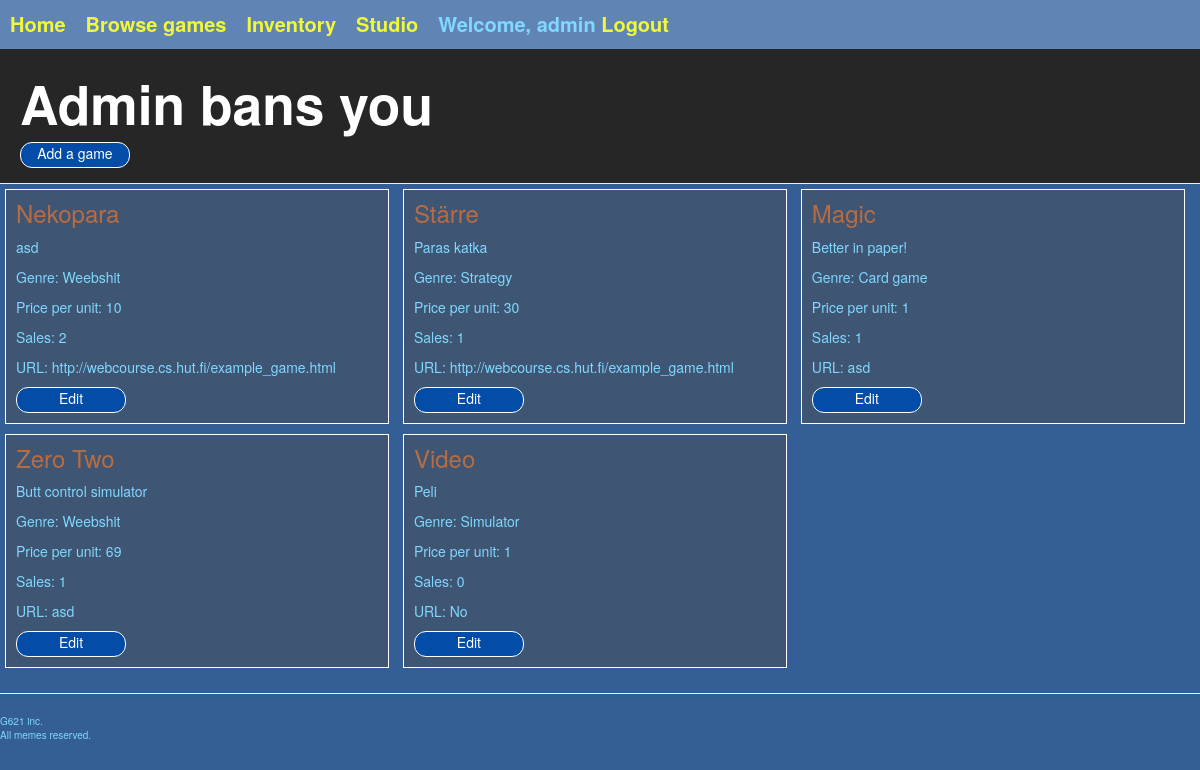
The page /studio/ (signed in) on the database as committed earlier.
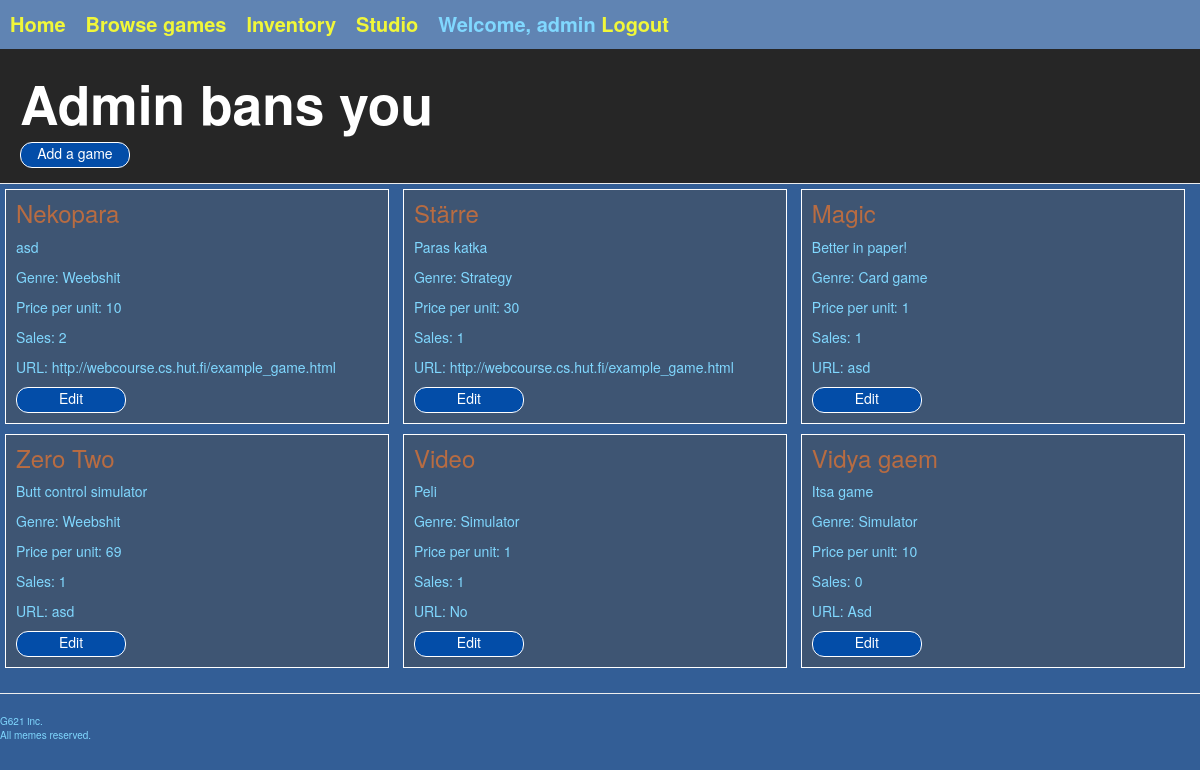
The same page on the database as committed later.
### gameshop/models.py (models this page shows, shortened)
class Profile(models.Model):
    user = models.OneToOneField(User, on_delete=models.CASCADE)
    activated = models.BooleanField(default=False)
    link = models.CharField(max_length=50, default='')
    def gamesOwned(self):
        return Game.objects.filter(owner=Developer.objects.get(profile=self))

class Developer(models.Model):
    profile = models.OneToOneField(Profile, on_delete=models.CASCADE)
    studioname = models.CharField(max_length=50)

class Game(models.Model):
    id = models.AutoField(auto_created=True, primary_key=True)
    name = models.CharField(max_length=50)
    description = models.TextField(max_length=500)
    genre = models.ForeignKey(Genre, on_delete=models.CASCADE)
    sales = models.IntegerField(default=0)
    price = models.IntegerField(default=0)
    owner = models.ForeignKey(Developer, on_delete=models.CASCADE)
    url = models.CharField(max_length=300, default='http://webcourse.cs.hut.fi/example_game.html')
    bought = models.ManyToManyField(Profile, blank=True, through="Game_state")

class Genre(models.Model):
    name = models.CharField(max_length=20)

### gameshop/views.py (the view)
# urls.py: path('studio/', studio),
@login_required(login_url='/login/')
def studio(request):
    template = loader.get_template("gameshop/inventory/studio.html")
    context = getUserContext(request.user)
    return HttpResponse(template.render(context))

### gameshop/helpers.py (called while the page is built)
def getUserContext(user):
    if not user or user.is_anonymous:
        return { "profile": None, "developer": None }
    try:
        profile = Profile.objects.get(user=user)
    except Profile.DoesNotExist:
        profile = None
    try:
        developer = Developer.objects.get(profile=profile)
    except Developer.DoesNotExist:
        developer = None
    return { "profile": profile, "developer": developer }

### gameshop/templates/gameshop/inventory/studio.html (shortened to what this page needs)
{% extends "gameshop/generic.html" %}
{% block pageHeader %}
  <div class="page-header">
    <h1>
      {{ developer.studioname }}
    </h1>
    <form action="/studio/addgame/" class="add-game">
      <input class="play-now-button" type="submit" value="Add a game" />
    </form>
  </div>
{% endblock %}
{% block content %}
  {% for game in profile.gamesOwned %}
    <div class="store-block">
      <h3>{{ game.name }}</h3>
      <p class="game-description">
        {{ game.description }}
      </p>
      <p>Genre: {{ game.genre.name }}</p>
      <p>Price per unit: {{ game.price }}</p>
      <p>Sales: {{ game.sales }}</p>
      <p>URL: {{ game.url }}</p>
      <form action="/studio/{{ game.id }}/">
        <input class="play-now-button" type="submit" value="Edit" />
      </form>
    </div>
  {% endfor %}
{% endblock %}

### gameshop/templates/gameshop/generic.html (shortened to what this page needs)
<!DOCTYPE html>
<html>
  <head>
    {% load staticfiles %}
    <link rel="stylesheet" href="//maxcdn.bootstrapcdn.com/bootstrap/3.2.0/css/bootstrap.min.css">
    <link rel="stylesheet" href="//maxcdn.bootstrapcdn.com/bootstrap/3.2.0/css/bootstrap-theme.min.css">
    <link rel="stylesheet" href="{% static 'css/gameshop.css' %}">
  </head>
  <body>
  {% include "gameshop/common/link_header.html" %}
  {% block pageHeader %}{% endblock %}
  {% block content %}{% endblock %}
  <div id="footer">
    {% include "gameshop/common/footer.html" %}
  </div>
  </body>
</html>

### gameshop/templates/gameshop/common/link_header.html
<div class="link-header">
  <div class="grid-container">
    <div class="grid-item1"><a href="/">Home</a></div>
    <div class="grid-item2"><a href="/shop/">Browse games</a></div>
    <div class="grid-item3"><a href="/inventory/">Inventory</a></div>
    {% if developer %}
      <div class="grid-item5"><a href="/studio/">Studio</a></div>
    {% endif %}
    {% if profile %}
      <div class="grid-login">
        Welcome, {{ profile.user.username }}
        <a href="/logout/">Logout</a>
      </div>
    {% else %}
      <div class="grid-login">
        <a href="/login/">Login</a>
      </div>
    {% endif %}
  </div>
</div>

### gameshop/templates/gameshop/common/footer.html
<div class="footer">
  <hr>
  <p>G621 inc.<br>
  All memes reserved.</p>
</div>

### gameshop/static/css/gameshop.css (style rules this page uses)
:root { --page-bg: #335E96; --page-header-bg: #262626; --page-header-txt: #FFFFFF; --header-bg: #6084B3; --text: #80D8FF; --link: #F1F739; --head: #B86C42; --store-block-bg: #3E5573; --store-block-border: #FFFFFF; --shop-buy-button: #FFFFFF; --disabled: #727984; --disabled-bg: #c7c8c9; --buy-button-txt: #3a6041; --buy-button-bg: #06cc2d; --play-button-bg: #034da8; }
input, select, textarea, .submit { color: #21213d; }
.page-header { background-color: var(--page-header-bg); margin: 0; padding: 15px 15px 15px 20px; }
h1, h2, h3, h4, h5, h6, h7 { color: var(--head); margin-top: 0; }
.page-header h1, .page-header h1 a, .page-header h1 a:visited, .page-header h1 a:active { color: var(--page-header-txt); font-size: 40pt; font-weight: 900; margin-top: 10px; margin-bottom: 10px; }
.footer { color: var(--text); font-size: 10px; margin: 10; }
.store-block { background-color: var(--store-block-bg); border: solid 1px var(--store-block-border); padding: 10px; margin: 5px; width: 32%; display: inline-table; }
.play-now-button, .submit-game, .shop_buy { background-color: var(--head); color: var(--shop-buy-button); display: inline-block; text-decoration: none; padding: 8px 16px; border: solid 1px var(--shop-buy-button); }
a { color: var(--link); }
form { color: var(--head); }
body { background-color: var(--page-bg); padding: 0; color: var(--text); }
.link-header { background-color: var(--header-bg); font-size: 15pt; padding: 10px; font-weight: bold; }
.grid-container { display: inline-grid; grid-template-areas: "item1 item2 item3 item4 item5" "login login login login login"; grid-column-gap: 20px; }
.play-now-button { background-color: var(--play-button-bg); color: var(--shop-buy-button); display: inline-block; text-decoration: none; padding-top: 0px; padding-bottom: 4px; border: solid 1px var(--shop-buy-button); border-radius: 12px; width:110px; }

Rows that differ between the two databases and show on the page:
changed Game "Video": sales "0" → "1"
added Game: name "Vidya gaem", description "Itsa game", genre.name "Simulator", price "10", sales "0", url "Asd"
